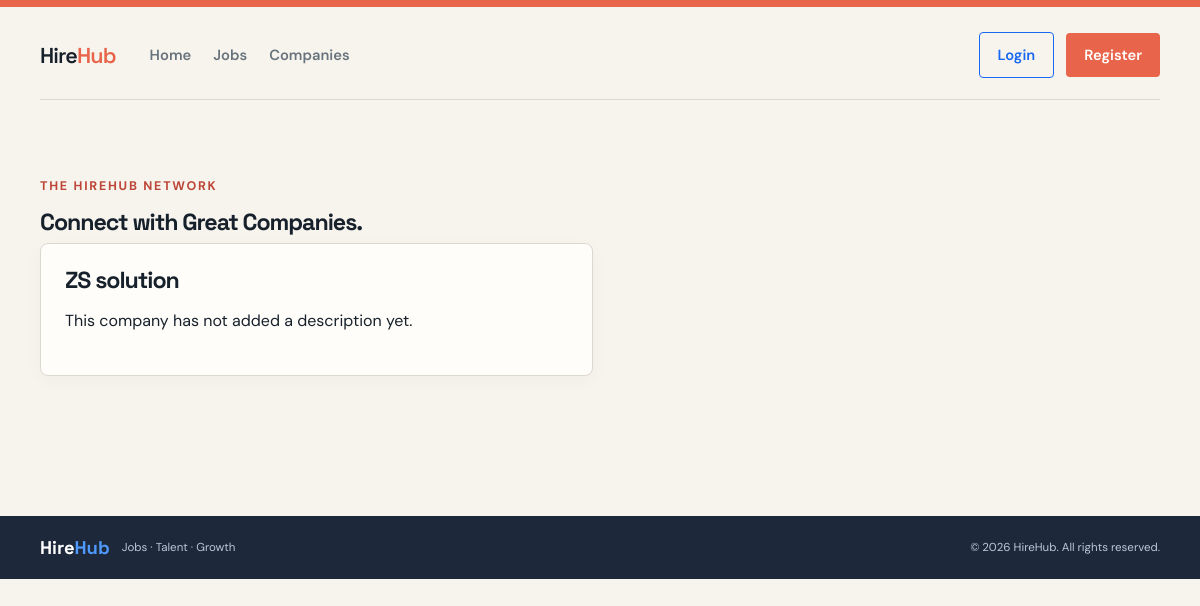
/companies/, run on the app's committed database.
### companies/models.py (models this page shows, shortened)
class Company(models.Model):
	recruiter = models.OneToOneField(User, on_delete=models.CASCADE, related_name='company')
	name = models.CharField(max_length=160)
	description = models.TextField(blank=True)
	website = models.URLField(blank=True)
	location = models.CharField(max_length=120, blank=True)

### companies/views.py (the view)
# urls.py: path('', views.company_list, name='company_list'),
def company_list(request):
	companies = Company.objects.all()
	return render(request, 'companies/list.html', {'companies': companies})

### templates/companies/list.html (shortened to what this page needs)
{% extends 'base.html' %}
{% block content %}
<p class="eyebrow">The HireHub network</p>
<h2>Connect with Great Companies.</h2>
<section class="candidate-grid">
    {% for company in companies %}
    <article class="candidate-card">
        <h2>{{ company.name }}</h2>
        <p>{{ company.description|default:'This company has not added a description yet.'|truncatewords:28 }}</p>
    </article>
    {% empty %}
        <p class="empty">No company profiles yet.</p>
    {% endfor %}
</section>
{% endblock %}

### static/css/app.css (style rules this page uses)
:root { --ink: #17212b; --muted: #68747d; --paper: #f7f3ed; --surface: #fffdf9; --line: #ddd8cf; --navy: #17324d; --coral: #e8644a; --coral-dark: #bc4637; --mint: #d8eee2; --shadow: 0 16px 40px rgba(23, 33, 43, .08); --blue: #1768f2; --blue-soft: #eef6ff; --green: #15966d; }
* { box-sizing: border-box; }
body { margin: 0; background: var(--paper); color: var(--ink); font-family: 'DM Sans', sans-serif; }
body::before { content: ''; display: block; height: 7px; background: var(--coral); }
h1, h2, h3 { font-family: 'Space Grotesk', sans-serif; letter-spacing: -.045em; line-height: 1.05; }
h2 { font-size: 1.45rem; margin: 0 0 9px; }
p { line-height: 1.65; }
.eyebrow { color: var(--coral-dark); font-size: .78rem; font-weight: 700; letter-spacing: .14em; text-transform: uppercase; }
.candidate-grid { display: grid; grid-template-columns: repeat(2, minmax(0, 1fr)); gap: 14px; }
.candidate-card { background: var(--surface); border: 1px solid var(--line); border-radius: 8px; padding: 24px; box-shadow: 0 5px 18px rgba(23, 33, 43, .03); }
.candidate-card h2 { margin-bottom: 4px; }

### data on the page
Company: name "ZS solution", description "This company has not added a description yet."
